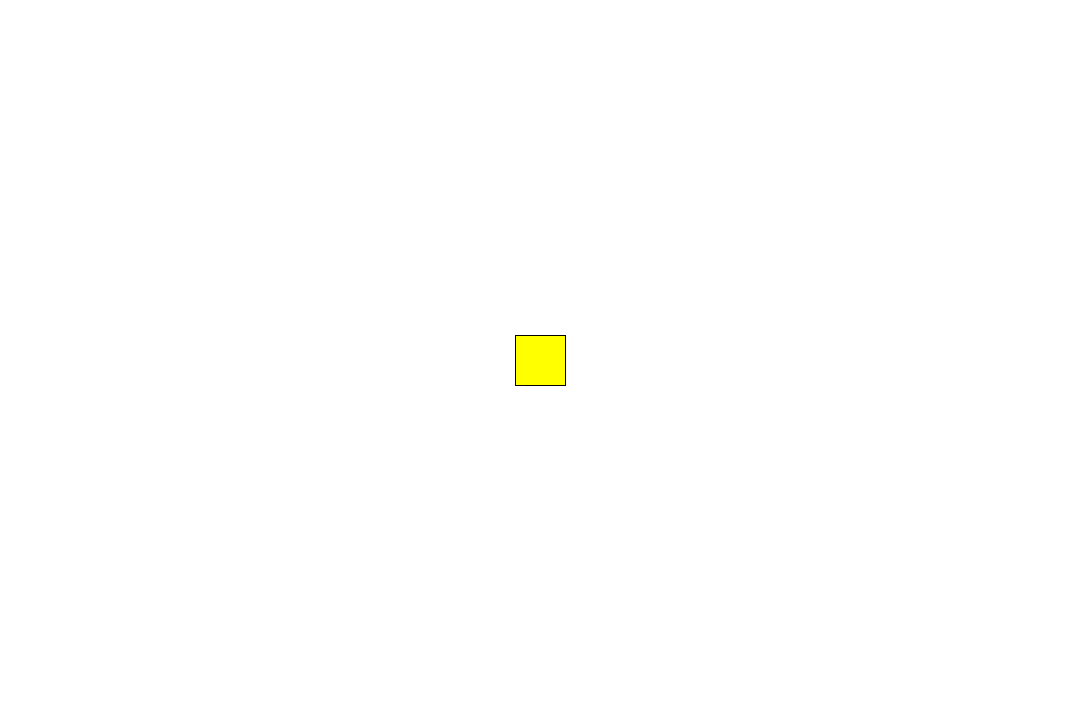
Frame 1 (no input)
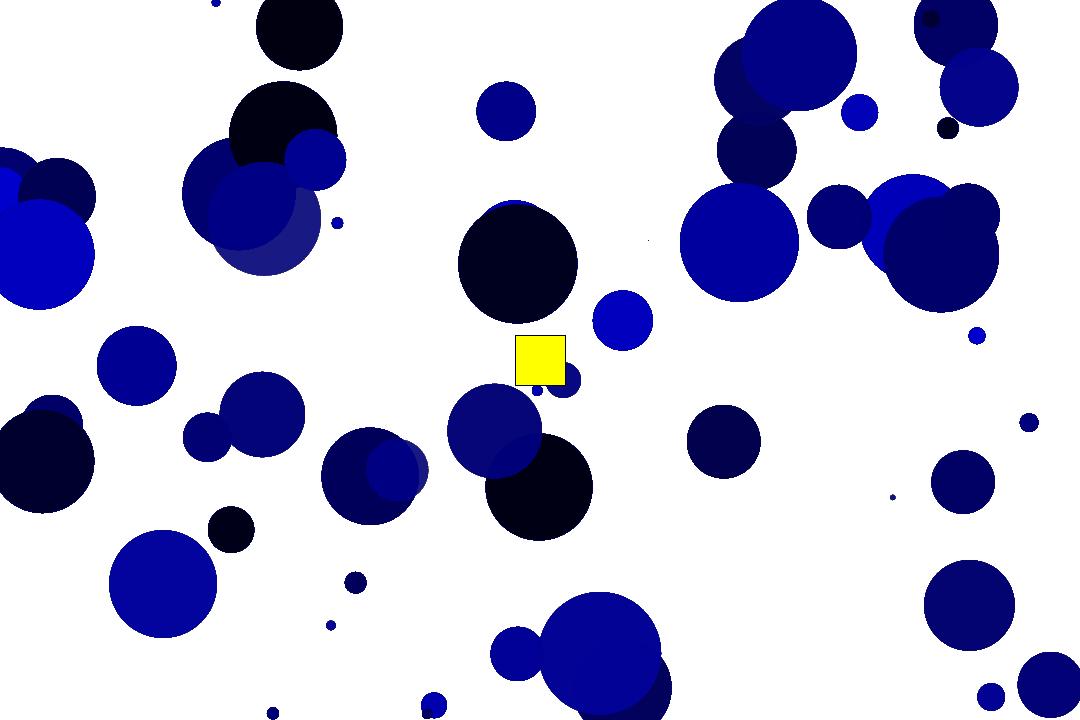
Frame 60 (the mouse pressed at the canvas centre just before this capture)
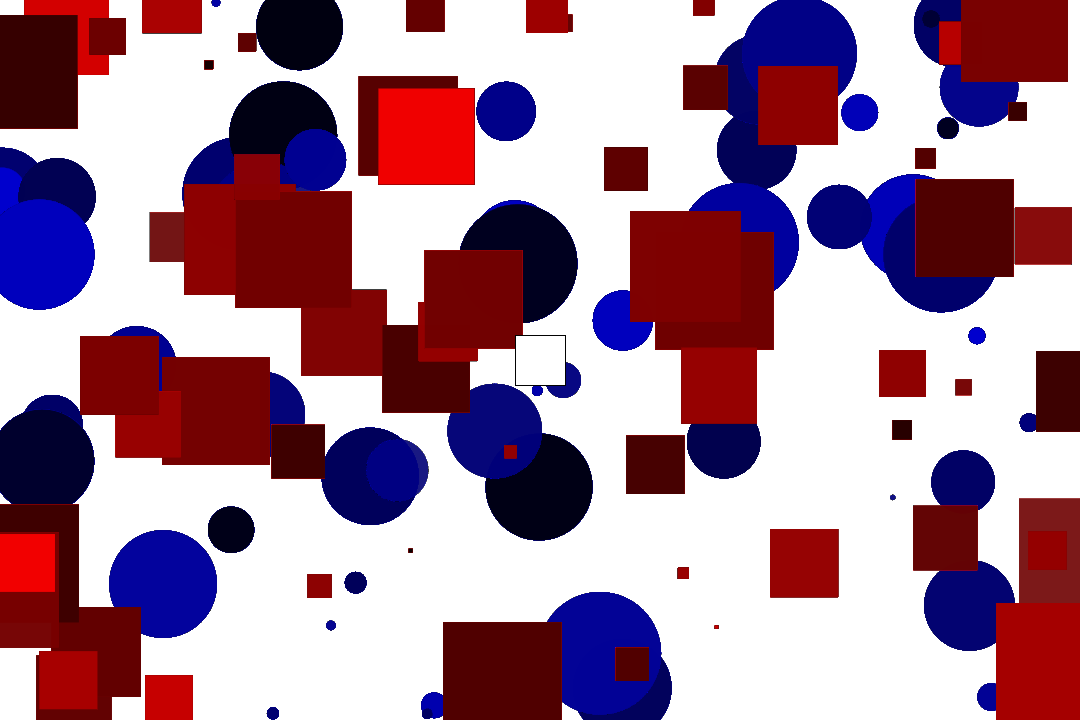
Frame 120 (the mouse held since frame 60 and released just before this capture)

The Processing sketch that drew these frames (run headless with seeded random() and noise(); from frame 60 on, the mouse is pressed at the canvas centre):

// Processing sketch: SS3_Abstract_Pro
// ── SS3_Abstract_Pro.pde
/* Abstract Pro. - J.Martinez 
 It will automatically start drawing different sizes circles in the shade of blue, creating 
 the abstract background. When the square is pressed rectangles in the shade of red will start 
 drawing.
 
 Click Square : Change from Circle to Rect / Blue to Red
 Click Top Left : White bouncing Circles
 Click Bottom Left : Black bouncing Circles
 Click Top Right : Shade of Blue bouncing Circles
 Click Bottom Right : White bouncing Circles
 
 */

boolean button = false;

float x;
float y;
float d;
float a;
/*
 float r;
 float g;
 float b;
 */
float x2 = width/2;
float y2 = height/2;

float x3 = 556;
float y3 = 0;

float xSd = 25;
float ySd = 25;



void setup() {
  size(1080, 720);
  background(255);
  rectMode(CENTER);
}

void draw() {
 /*
  if(mouseX < width/2 && mouseY > height/2) {
     nest();
  } else {
    background(255);
  }
 */ 
  if (mouseX < width/2 && mousePressed) { 
    if (mouseX < width/2 && mouseY > height/2) {
      fill(0, 0, 0);
    } else {
      fill(255);
    }
    bounce();
  } else if (mouseX > width/2 && mousePressed) {
    if (mouseX > width/2 && mouseY < height/2) {
      fill(0, 0, 0);
    } else {
      fill(255);
    }
    bounce2();
  }
  if (button) {
    fill(255);
  } else {
    fill(255, 255, 0);
  }
  stroke(2);
  rect(width/2, height/2, 50, 50);

  for (int i=0; i< width; i++) {
    if (button) { 
      noStroke();
      fill(random(255), 0, 0, a);
      rect(x, y, d, d);
    } else { 
      noStroke();
      fill(0, 0, random(255), a);
      ellipse(x, y, d, d);
    }
  }

  x = random(width);
  y = random(height);
  d = random(125);
  a = random(255);
  /*
   r = random(255);
   g = random(255);
   b = random(255);
   */


 println(mouseX, mouseY);

}

  void mousePressed() {
    if (mouseX > width/2 -25 && mouseX < width/2 + 25 && mouseY > height/2 -25 && mouseY < height/2 + 25) {
      button = !button;
    }
  }

  void bounce() {

    x2+=xSd;

    if (x2 > width/2 || x2 < 0) {
      xSd *= -1;
    }

    y2+=ySd;

    if (y2 > height || y2 < 0) {
      ySd *= -1;
    }
    ellipseMode(CENTER);
    //fill(255);
    stroke(1);
    ellipse(x2, y2, 25, 25);
  }

  void bounce2() {

    x3+=xSd;

    if (x3 > width || x3 < width/2) {
      xSd *= -1;
    }

    y3+=ySd;

    if ( y3 > height || y3 < 0) {
      ySd*= -1;
    }
    ellipseMode(CENTER);
    //fill(random(255), 255, random(255));
    stroke(1);
    ellipse(x3, y3, 25, 25);
  }
/*
  void nest() {

    //background(255);  

    //if (mouseX > width/2 -25 && mouseX < width/2 + 25 && mouseY >height/2 -25 && mouseY <height/2 + 25) {

      for (int y=11; y< height; y+=22) { 
        for (int x = 11; x< width + 10; x+=22) { 
          for (int d = 21; d>0; d-=4) { 
            fill (150, 80, 225);
            ellipse (x, y, d, d);
          }
        }
      }
  // }

    fill (230, 80, 225); 
    rect (width/2, height/2, 50, 50);
  }
*/
